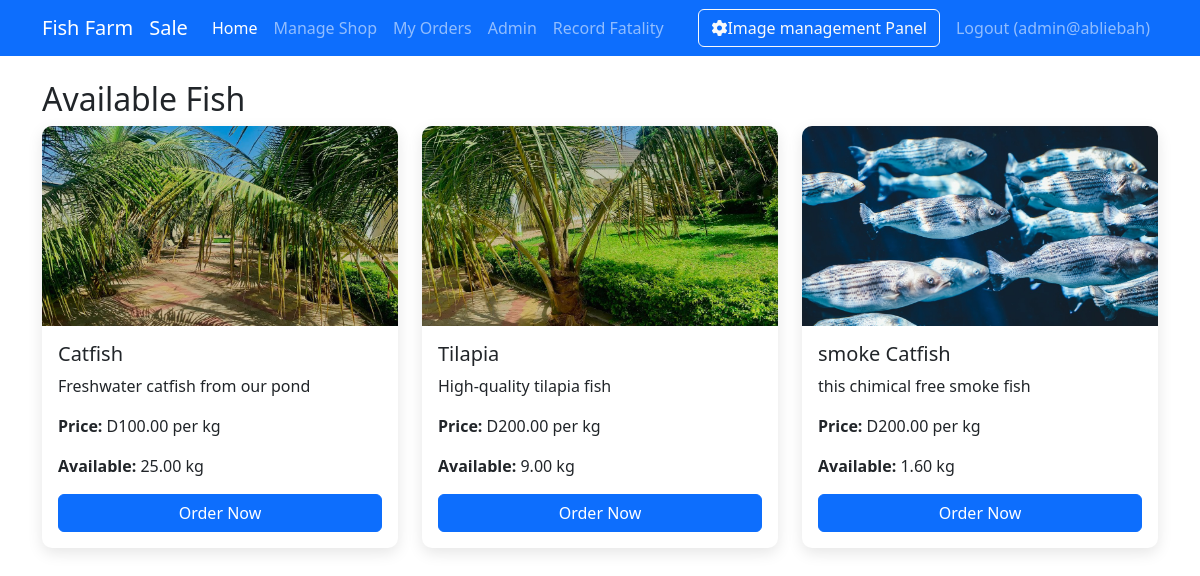
/index.php (signed in), run on the app's committed database.
### tables this page shows
CREATE TABLE `fish_types` (
  `id` int(11) NOT NULL,
  `name` varchar(50) NOT NULL,
  `description` text DEFAULT NULL,
  `price_per_kg` decimal(10,2) NOT NULL,
  `image_path` varchar(255) DEFAULT NULL
);

CREATE TABLE `inventory` (
  `id` int(11) NOT NULL,
  `fish_type_id` int(11) NOT NULL,
  `quantity_kg` decimal(10,2) NOT NULL,
  `last_updated` timestamp NOT NULL DEFAULT current_timestamp() ON UPDATE current_timestamp()
);

### auth.php (called while the page is built, shortened)
<?php
function checkEmployeePermission($permission)
{
    if (!isLoggedIn() || $_SESSION['role'] !== 'employee') return false;
}
function canEmployeeRecordFatality()
{
    return checkEmployeePermission('can_record_fatality');
}
function isLoggedIn()
{
    return isset($_SESSION['user_id']);
}
function isAdmin()
{
    return isLoggedIn() && $_SESSION['role'] === 'admin';
}
function isEmployee()
{
    return isLoggedIn() && $_SESSION['role'] === 'employee';
}

### functions.php (called while the page is built, shortened)
<?php
require_once 'config.php';
function getAllFishTypes()
{
    global $pdo;
    $stmt = $pdo->query("SELECT * FROM fish_types");
    return $stmt->fetchAll();
}
function getInventory()
{
    global $pdo;
    $stmt = $pdo->query("SELECT i.*, f.name, f.price_per_kg FROM inventory i JOIN fish_types f ON i.fish_type_id = f.id");
    return $stmt->fetchAll();
}

### index.php (the view, shortened to what this page needs)
<?php
require_once 'auth.php';
require_once 'functions.php';
$fishTypes = getAllFishTypes();
$inventory = getInventory();
?>
<!DOCTYPE html>
<html lang="en">
<head>
    <link href="https://cdn.jsdelivr.net/npm/bootstrap@5.3.0/dist/css/bootstrap.min.css" rel="stylesheet">
</head>
<body>
    <nav class="navbar navbar-expand-lg navbar-dark bg-primary">
        <div class="container">
            <a class="navbar-brand" href="#">Fish Farm</a>
            <?php if (isEmployee() || isadmin()): ?>
                <a class="navbar-brand" href="employee_sales.php">Sale</a>
            <?php endif; ?>
            <div class="collapse navbar-collapse" id="navbarNav">
                <ul class="navbar-nav me-auto">
                    <li class="nav-item">
                        <a class="nav-link active" href="index.php">Home</a>
                    </li>
                    <?php if (isEmployee() || isAdmin()): ?>
                        <li class="nav-item">
                            <a class="nav-link" href="shop_management.php">Manage Shop</a>
                        </li>
                    <?php endif; ?>
                    <li class="nav-item">
                        <a class="nav-link" href="orders.php">My Orders</a>
                    </li>
                    <?php if (isAdmin()): ?>
                        <li class="nav-item">
                            <a class="nav-link" href="admin.php">Admin</a>
                        </li>
                    <?php endif; ?>
                    <?php if (canEmployeeRecordFatality() || isAdmin()): ?>
                        <li class="nav-item">
                            <a class="nav-link <?= basename($_SERVER['PHP_SELF']) === 'fatality_records.php' ? 'active' : '' ?>" href="fatality_records.php">Record Fatality</a>
                        </li>
                    <?php endif; ?>
                </ul>
                <div class="d-flex">
                    <?php if (isset($_SESSION['user_id']) && $_SESSION['role'] === 'admin'): ?>
                        <a href="admin_dashboard.php" class="btn btn-outline-light me-2">
                            <i class="fas fa-cog"></i>Image management Panel
                        </a>
                    <?php else: ?>
                    <?php endif; ?>
                </div>
                <ul class="navbar-nav">
                    <li class="nav-item">
                        <a class="nav-link" href="logout.php">Logout (<?= htmlspecialchars($_SESSION['username']) ?>)</a>
                    </li>
                </ul>
            </div>
        </div>
    </nav>
    <div class="container mt-4">
        <h2>Available Fish</h2>
        <div class="row">
            <?php foreach ($fishTypes as $fish): ?>
                <div class="col-md-4 mb-4">
                    <div class="card fish-card">
                        <?php if (!empty($fish['image_path'])): ?>
                            <img src="<?= htmlspecialchars($fish['image_path']) ?>" class="fish-img" alt="<?= htmlspecialchars($fish['name']) ?>">
                        <?php else: ?>
                            <div class="fish-icon">
                                <i class="fas fa-fish"></i>
                            </div>
                        <?php endif; ?>
                        <div class="card-body">
                            <h5 class="card-title"><?= htmlspecialchars($fish['name']) ?></h5>
                            <p class="card-text"><?= htmlspecialchars($fish['description']) ?></p>
                            <p class="card-text"><strong>Price:</strong> D<?= number_format($fish['price_per_kg'], 2) ?> per kg</p>
                            <p class="card-text">
                                <strong>Available:</strong>
                                <?php
                                $available = 0;
                                foreach ($inventory as $item) {
                                    if ($item['fish_type_id'] == $fish['id']) {
                                        $available = $item['quantity_kg'];
                                        break;
                                    }
                                }
                                echo number_format($available, 2) . ' kg';
                                ?>
                            </p>
                            <?php if ($available > 0): ?>
                                <a href="order.php?fish_id=<?= $fish['id'] ?>" class="btn btn-primary mt-auto">Order Now</a>
                            <?php else: ?>
                                <button class="btn btn-secondary mt-auto" disabled>Out of Stock</button>
                            <?php endif; ?>
                        </div>
                    </div>
                </div>
            <?php endforeach; ?>
        </div>
    </div>
</body>
</html>

### index.php (style rules this page uses)
.fish-card { transition: all 0.3s ease; height: 100%; border: none; box-shadow: 0 5px 15px rgba(0, 0, 0, 0.1); border-radius: 10px; overflow: hidden; display: flex; flex-direction: column; }
.fish-card .card-body { flex: 1; display: flex; flex-direction: column; }
.fish-card .card-body p { flex: 1; }
.fish-img { height: 200px; object-fit: cover; width: 100%; }

### data on the page
fish_types: image_path (picture), name "Catfish", description "Freshwater catfish from our pond", price_per_kg "100.00"
inventory: quantity_kg "25.00"
fish_types: image_path (picture), name "Tilapia", description "High-quality tilapia fish", price_per_kg "200.00"
inventory: quantity_kg "9.00"
fish_types: image_path (picture), name "smoke Catfish", description "this chimical free smoke fish", price_per_kg "200.00"
inventory: quantity_kg "1.60"

### other printed values
$_SESSION['username'] "admin@abliebah"
